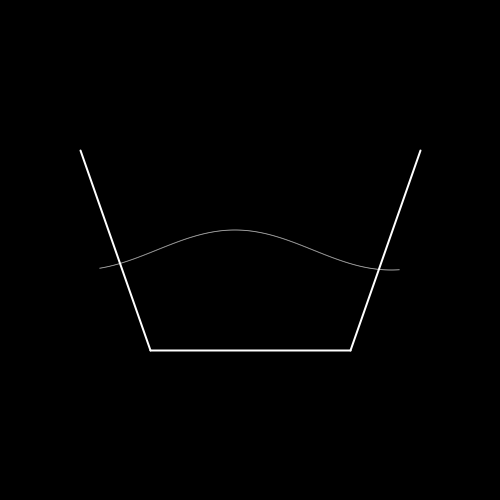
Frame 1 (no input)
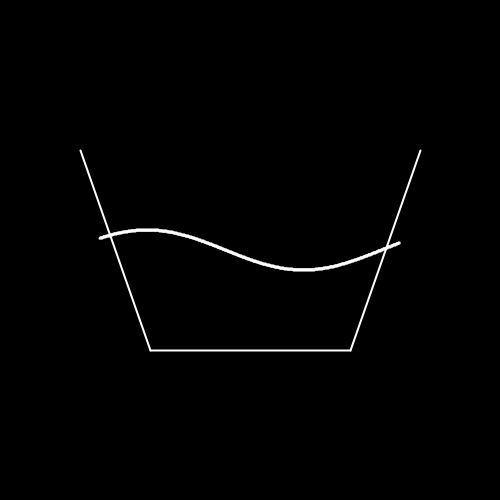
Frame 60 (the mouse pressed at the canvas centre just before this capture)
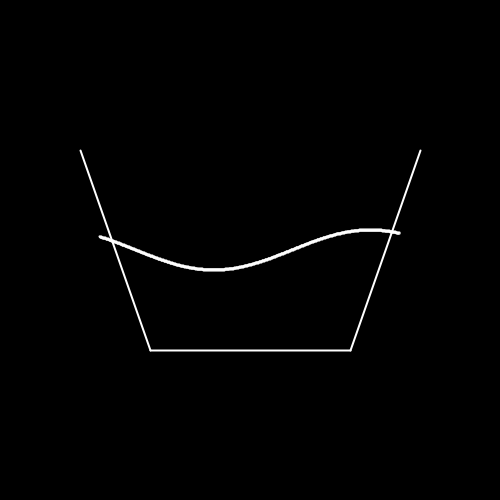
Frame 120 (the mouse held since frame 60 and released just before this capture)

The Processing sketch that drew these frames (run headless with seeded random() and noise(); from frame 60 on, the mouse is pressed at the canvas centre):

// Processing sketch: processing_56817
// ── processing_56817.pde

float ypos = 0.0;
float angle = 0.0;
float scaler;

void setup()
{
  size(500,500);
  smooth();
  scaler = 20;
  noStroke();
}

void draw()
{
  background(0);
  for (int i=100; i<width-100; i++)
  { 
    ypos = height/2 + (sin(angle+(i/50.0)) * scaler);
    angle+=0.0001;
    
    ellipse(i, ypos, 1,1);
  }
  stroke(255);
  strokeWeight(2);
  fill(0);
  line(80,150, 150,350);
  line(420,150, 350,350);
  line(150,350, 350,350);
}
